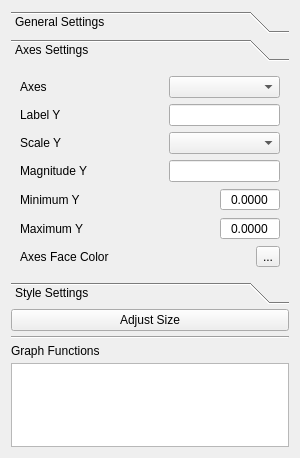
<?xml version="1.0" encoding="UTF-8"?>
<ui version="4.0">
 <class>GraphPlotterVisor</class>
 <widget class="QWidget" name="GraphPlotterVisor">
  <property name="geometry">
   <rect>
    <x>0</x>
    <y>0</y>
    <width>300</width>
    <height>458</height>
   </rect>
  </property>
  <property name="sizePolicy">
   <sizepolicy hsizetype="Minimum" vsizetype="Minimum">
    <horstretch>0</horstretch>
    <verstretch>0</verstretch>
   </sizepolicy>
  </property>
  <property name="maximumSize">
   <size>
    <width>300</width>
    <height>16777215</height>
   </size>
  </property>
  <property name="windowTitle">
   <string>Form</string>
  </property>
  <layout class="QVBoxLayout" name="verticalLayout">
   <property name="spacing">
    <number>5</number>
   </property>
   <item>
    <widget class="QToolBox" name="toolBox">
     <property name="sizePolicy">
      <sizepolicy hsizetype="Minimum" vsizetype="Minimum">
       <horstretch>0</horstretch>
       <verstretch>0</verstretch>
      </sizepolicy>
     </property>
     <property name="maximumSize">
      <size>
       <width>16777215</width>
       <height>400</height>
      </size>
     </property>
     <property name="currentIndex">
      <number>1</number>
     </property>
     <widget class="QWidget" name="page">
      <property name="geometry">
       <rect>
        <x>0</x>
        <y>0</y>
        <width>282</width>
        <height>176</height>
       </rect>
      </property>
      <attribute name="label">
       <string>General Settings</string>
      </attribute>
      <layout class="QVBoxLayout" name="verticalLayout_4">
       <item>
        <layout class="QVBoxLayout" name="verticalLayout_7">
         <item>
          <layout class="QGridLayout" name="gridLayout">
           <property name="horizontalSpacing">
            <number>60</number>
           </property>
           <item row="4" column="0">
            <widget class="QLabel" name="label_4">
             <property name="sizePolicy">
              <sizepolicy hsizetype="Preferred" vsizetype="Fixed">
               <horstretch>0</horstretch>
               <verstretch>0</verstretch>
              </sizepolicy>
             </property>
             <property name="text">
              <string>Minimum X</string>
             </property>
            </widget>
           </item>
           <item row="4" column="1" alignment="Qt::AlignRight">
            <widget class="QDoubleSpinBox" name="xMinimum">
             <property name="sizePolicy">
              <sizepolicy hsizetype="Maximum" vsizetype="Fixed">
               <horstretch>0</horstretch>
               <verstretch>0</verstretch>
              </sizepolicy>
             </property>
             <property name="maximumSize">
              <size>
               <width>60</width>
               <height>16777215</height>
              </size>
             </property>
             <property name="frame">
              <bool>true</bool>
             </property>
             <property name="alignment">
              <set>Qt::AlignCenter</set>
             </property>
             <property name="readOnly">
              <bool>false</bool>
             </property>
             <property name="buttonSymbols">
              <enum>QAbstractSpinBox::NoButtons</enum>
             </property>
             <property name="prefix">
              <string/>
             </property>
             <property name="decimals">
              <number>4</number>
             </property>
             <property name="minimum">
              <double>-10000000.000000000000000</double>
             </property>
             <property name="maximum">
              <double>10000000.000000000000000</double>
             </property>
            </widget>
           </item>
           <item row="1" column="1">
            <widget class="QLineEdit" name="xLabel"/>
           </item>
           <item row="2" column="0" alignment="Qt::AlignLeft">
            <widget class="QLabel" name="label_3">
             <property name="text">
              <string>Scale X</string>
             </property>
            </widget>
           </item>
           <item row="0" column="1">
            <widget class="QLineEdit" name="name"/>
           </item>
           <item row="2" column="1">
            <widget class="QComboBox" name="xScale"/>
           </item>
           <item row="1" column="0">
            <widget class="QLabel" name="label_2">
             <property name="text">
              <string>Label X</string>
             </property>
            </widget>
           </item>
           <item row="3" column="0">
            <widget class="QLabel" name="label_6">
             <property name="text">
              <string>Magnitude X</string>
             </property>
            </widget>
           </item>
           <item row="3" column="1">
            <widget class="QLineEdit" name="xMagnitude">
             <property name="readOnly">
              <bool>true</bool>
             </property>
            </widget>
           </item>
           <item row="0" column="0" alignment="Qt::AlignLeft|Qt::AlignVCenter">
            <widget class="QLabel" name="label">
             <property name="text">
              <string>Name</string>
             </property>
            </widget>
           </item>
           <item row="5" column="0" alignment="Qt::AlignLeft">
            <widget class="QLabel" name="label_5">
             <property name="sizePolicy">
              <sizepolicy hsizetype="Preferred" vsizetype="Fixed">
               <horstretch>0</horstretch>
               <verstretch>0</verstretch>
              </sizepolicy>
             </property>
             <property name="layoutDirection">
              <enum>Qt::LeftToRight</enum>
             </property>
             <property name="text">
              <string>Maximum X</string>
             </property>
             <property name="alignment">
              <set>Qt::AlignCenter</set>
             </property>
            </widget>
           </item>
           <item row="5" column="1" alignment="Qt::AlignRight">
            <widget class="QDoubleSpinBox" name="xMaximum">
             <property name="sizePolicy">
              <sizepolicy hsizetype="Maximum" vsizetype="Fixed">
               <horstretch>0</horstretch>
               <verstretch>0</verstretch>
              </sizepolicy>
             </property>
             <property name="maximumSize">
              <size>
               <width>60</width>
               <height>16777215</height>
              </size>
             </property>
             <property name="wrapping">
              <bool>false</bool>
             </property>
             <property name="alignment">
              <set>Qt::AlignCenter</set>
             </property>
             <property name="buttonSymbols">
              <enum>QAbstractSpinBox::NoButtons</enum>
             </property>
             <property name="decimals">
              <number>4</number>
             </property>
             <property name="minimum">
              <double>-10000000.000000000000000</double>
             </property>
             <property name="maximum">
              <double>10000000.000000000000000</double>
             </property>
            </widget>
           </item>
          </layout>
         </item>
        </layout>
       </item>
      </layout>
     </widget>
     <widget class="QWidget" name="page_2">
      <property name="geometry">
       <rect>
        <x>0</x>
        <y>0</y>
        <width>265</width>
        <height>199</height>
       </rect>
      </property>
      <attribute name="label">
       <string>Axes Settings</string>
      </attribute>
      <layout class="QVBoxLayout" name="verticalLayout_2">
       <item>
        <layout class="QVBoxLayout" name="verticalLayout_8">
         <item>
          <layout class="QGridLayout" name="gridLayout_2">
           <property name="horizontalSpacing">
            <number>60</number>
           </property>
           <item row="1" column="1">
            <widget class="QLineEdit" name="yLabel"/>
           </item>
           <item row="2" column="1">
            <widget class="QComboBox" name="yScale"/>
           </item>
           <item row="3" column="0">
            <widget class="QLabel" name="label_12">
             <property name="text">
              <string>Magnitude Y</string>
             </property>
            </widget>
           </item>
           <item row="3" column="1">
            <widget class="QLineEdit" name="yMagnitude">
             <property name="readOnly">
              <bool>true</bool>
             </property>
            </widget>
           </item>
           <item row="4" column="0">
            <widget class="QLabel" name="label_10">
             <property name="text">
              <string>Minimum Y</string>
             </property>
            </widget>
           </item>
           <item row="5" column="0">
            <widget class="QLabel" name="label_11">
             <property name="text">
              <string>Maximum Y</string>
             </property>
            </widget>
           </item>
           <item row="0" column="1">
            <widget class="QComboBox" name="axes"/>
           </item>
           <item row="5" column="1" alignment="Qt::AlignRight">
            <widget class="QDoubleSpinBox" name="yMaximum">
             <property name="sizePolicy">
              <sizepolicy hsizetype="Maximum" vsizetype="Fixed">
               <horstretch>0</horstretch>
               <verstretch>0</verstretch>
              </sizepolicy>
             </property>
             <property name="maximumSize">
              <size>
               <width>60</width>
               <height>16777215</height>
              </size>
             </property>
             <property name="alignment">
              <set>Qt::AlignCenter</set>
             </property>
             <property name="buttonSymbols">
              <enum>QAbstractSpinBox::NoButtons</enum>
             </property>
             <property name="decimals">
              <number>4</number>
             </property>
             <property name="minimum">
              <double>-10000000.000000000000000</double>
             </property>
            </widget>
           </item>
           <item row="4" column="1" alignment="Qt::AlignRight">
            <widget class="QDoubleSpinBox" name="yMinimum">
             <property name="sizePolicy">
              <sizepolicy hsizetype="Maximum" vsizetype="Fixed">
               <horstretch>0</horstretch>
               <verstretch>0</verstretch>
              </sizepolicy>
             </property>
             <property name="maximumSize">
              <size>
               <width>60</width>
               <height>16777215</height>
              </size>
             </property>
             <property name="alignment">
              <set>Qt::AlignCenter</set>
             </property>
             <property name="buttonSymbols">
              <enum>QAbstractSpinBox::NoButtons</enum>
             </property>
             <property name="decimals">
              <number>4</number>
             </property>
             <property name="minimum">
              <double>-10000000.000000000000000</double>
             </property>
             <property name="maximum">
              <double>10000000.000000000000000</double>
             </property>
            </widget>
           </item>
           <item row="1" column="0">
            <widget class="QLabel" name="label_8">
             <property name="text">
              <string>Label Y</string>
             </property>
            </widget>
           </item>
           <item row="0" column="0">
            <widget class="QLabel" name="label_7">
             <property name="sizePolicy">
              <sizepolicy hsizetype="Preferred" vsizetype="Fixed">
               <horstretch>0</horstretch>
               <verstretch>0</verstretch>
              </sizepolicy>
             </property>
             <property name="text">
              <string>Axes</string>
             </property>
            </widget>
           </item>
           <item row="2" column="0">
            <widget class="QLabel" name="label_9">
             <property name="text">
              <string>Scale Y</string>
             </property>
            </widget>
           </item>
           <item row="6" column="0">
            <widget class="QLabel" name="label_18">
             <property name="text">
              <string>Axes Face Color</string>
             </property>
            </widget>
           </item>
           <item row="6" column="1">
            <layout class="QHBoxLayout" name="horizontalLayout_7">
             <item>
              <widget class="QWidget" name="axesFaceColor" native="true"/>
             </item>
             <item>
              <widget class="QToolButton" name="axesFaceColorButton">
               <property name="text">
                <string>...</string>
               </property>
              </widget>
             </item>
            </layout>
           </item>
          </layout>
         </item>
        </layout>
       </item>
      </layout>
     </widget>
     <widget class="QWidget" name="page_3">
      <property name="geometry">
       <rect>
        <x>0</x>
        <y>0</y>
        <width>282</width>
        <height>176</height>
       </rect>
      </property>
      <attribute name="label">
       <string>Style Settings</string>
      </attribute>
      <layout class="QVBoxLayout" name="verticalLayout_3">
       <item>
        <layout class="QFormLayout" name="formLayout">
         <property name="horizontalSpacing">
          <number>30</number>
         </property>
         <item row="0" column="0">
          <widget class="QLabel" name="label_13">
           <property name="text">
            <string>Face Color</string>
           </property>
          </widget>
         </item>
         <item row="0" column="1">
          <layout class="QHBoxLayout" name="horizontalLayout_2">
           <item>
            <widget class="QWidget" name="faceColorView" native="true">
             <layout class="QHBoxLayout" name="horizontalLayout_3"/>
            </widget>
           </item>
           <item>
            <widget class="QToolButton" name="faceColorButton">
             <property name="text">
              <string>...</string>
             </property>
            </widget>
           </item>
          </layout>
         </item>
         <item row="1" column="0">
          <widget class="QLabel" name="label_14">
           <property name="text">
            <string>Edge Color</string>
           </property>
          </widget>
         </item>
         <item row="1" column="1">
          <layout class="QHBoxLayout" name="horizontalLayout_5">
           <item>
            <widget class="QWidget" name="edgeColorView" native="true"/>
           </item>
           <item>
            <widget class="QToolButton" name="edgeColorButton">
             <property name="text">
              <string>...</string>
             </property>
            </widget>
           </item>
          </layout>
         </item>
         <item row="2" column="0">
          <widget class="QLabel" name="label_15">
           <property name="text">
            <string>Legend Face Color</string>
           </property>
          </widget>
         </item>
         <item row="2" column="1">
          <layout class="QHBoxLayout" name="horizontalLayout_4">
           <item>
            <widget class="QWidget" name="legendFaceColorView" native="true"/>
           </item>
           <item>
            <widget class="QToolButton" name="legendFaceColorButton">
             <property name="text">
              <string>...</string>
             </property>
            </widget>
           </item>
          </layout>
         </item>
         <item row="3" column="0">
          <widget class="QLabel" name="label_16">
           <property name="text">
            <string>Legend Edge Color</string>
           </property>
          </widget>
         </item>
         <item row="3" column="1">
          <layout class="QHBoxLayout" name="horizontalLayout_6">
           <item>
            <widget class="QWidget" name="legendEdgeColorView" native="true"/>
           </item>
           <item>
            <widget class="QToolButton" name="legendEdgeColorButton">
             <property name="text">
              <string>...</string>
             </property>
            </widget>
           </item>
          </layout>
         </item>
        </layout>
       </item>
      </layout>
     </widget>
    </widget>
   </item>
   <item>
    <layout class="QHBoxLayout" name="horizontalLayout_8">
     <item>
      <widget class="QPushButton" name="adjustButton">
       <property name="text">
        <string>Adjust Size</string>
       </property>
      </widget>
     </item>
    </layout>
   </item>
   <item>
    <widget class="Line" name="line_2">
     <property name="orientation">
      <enum>Qt::Horizontal</enum>
     </property>
    </widget>
   </item>
   <item>
    <widget class="QLabel" name="label_17">
     <property name="text">
      <string>Graph Functions</string>
     </property>
    </widget>
   </item>
   <item>
    <layout class="QHBoxLayout" name="horizontalLayout">
     <item>
      <widget class="QListWidget" name="listWidget">
       <property name="sizePolicy">
        <sizepolicy hsizetype="Minimum" vsizetype="Fixed">
         <horstretch>0</horstretch>
         <verstretch>0</verstretch>
        </sizepolicy>
       </property>
       <property name="minimumSize">
        <size>
         <width>0</width>
         <height>80</height>
        </size>
       </property>
       <property name="maximumSize">
        <size>
         <width>16777215</width>
         <height>120</height>
        </size>
       </property>
      </widget>
     </item>
    </layout>
   </item>
  </layout>
 </widget>
 <resources/>
 <connections/>
</ui>
